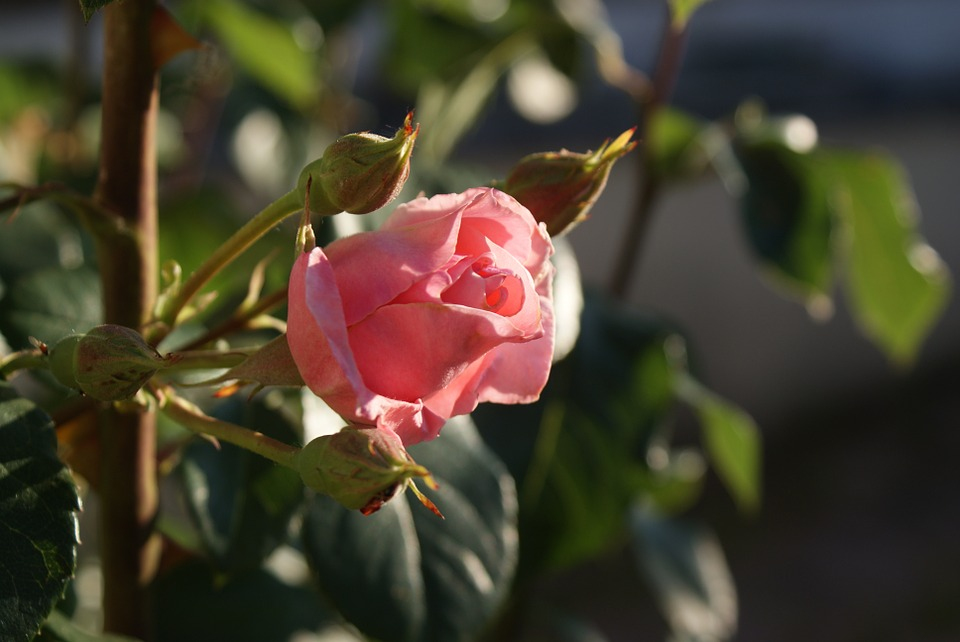
%> input picture photomontage/src/Images/rose.jpg, 960 x 642 px
$ octave exercice_2.m   (GNU Octave 9; MATLAB toolbox functions it lacks are replaced by stand-ins)
%> lines starting %> are read from the running program, lines starting %| are printed output that depends on the picture
clear;
close all;
clc;

taille_ecran = get(0,'ScreenSize');
L = taille_ecran(3);
H = taille_ecran(4);

% Lecture de l'image de base
I = imread('Images/rose.jpg');
%> I is the input picture: size 642x960x3 uint8; mean R, G, B 71.4, 63.5, 45.8

% 1. Initialisation de la source s et de la cible c au format LAB
s = rgb2lab(I);
%> s: size 642x960x3 double; mean of channels 1, 2, 3 26.9, 0.3, 11.9
c = s;
% Annulation des canaux chromatiques de c pour la rendre en niveaux de gris
c(:,:,2) = 0;
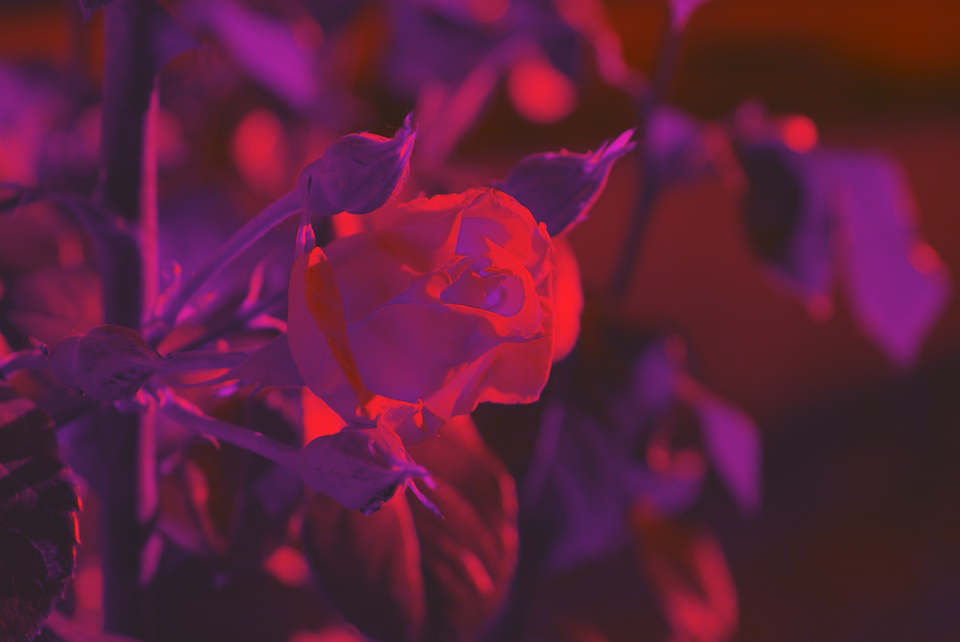
%> c: size 642x960x3 double; mean R, G, B 26.9, 0, 11.9; drawn with min black and max white
c(:,:,3) = 0;
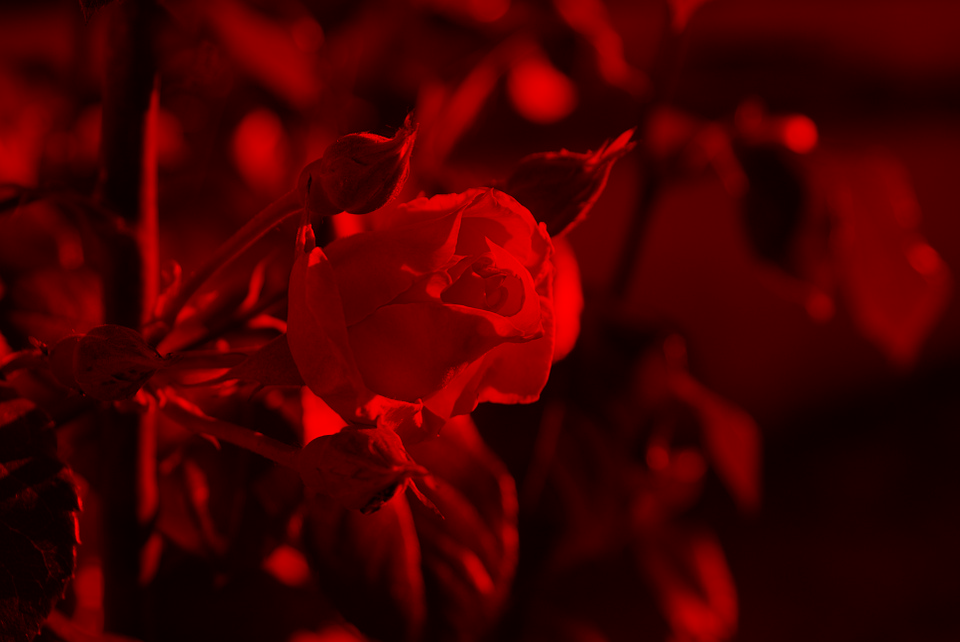
%> c: size 642x960x3 double; mean R, G, B 26.9, 0, 0; drawn with min black and max white

% Affichage de l'image source (reconvertie en RGB pour l'affichage)
figure('Name','Décoloration partielle','Position',[0.1*L,0.1*H,0.9*L,0.7*H]);
subplot(1,2,1);
imagesc(lab2rgb(s));
axis image off;
title('Image originale','FontSize',20);
hold on;

% 2. Sélection du polygone p
disp('Détourez grossièrement la rose (double-clic pour valider)');
%> (the run ends here)

$ run again, with photomontage/src/Images/randonneur.jpg copied over photomontage/src/Images/rose.jpg
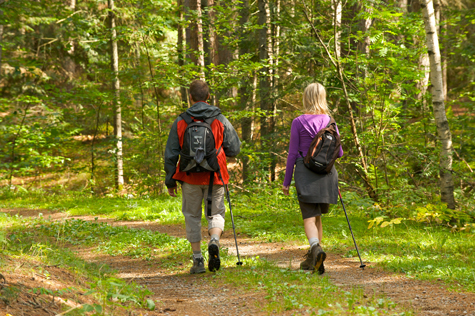
%> input picture photomontage/src/Images/randonneur.jpg, 475 x 316 px
%> I is the input picture: size 316x475x3 uint8; mean R, G, B 124.8, 121.4, 44.4
%> s: size 316x475x3 double; mean of channels 1, 2, 3 49.6, -8.2, 39
%> `c(:,:,2) = 0;`:
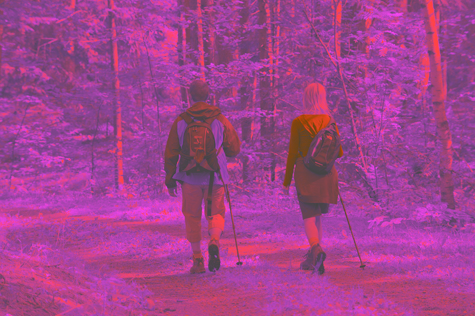
%> c: size 316x475x3 double; mean R, G, B 49.6, 0, 39; drawn with min black and max white
%> `c(:,:,3) = 0;`:
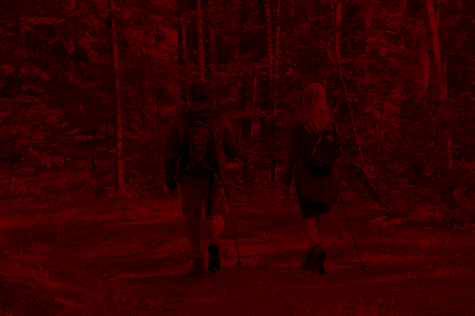
%> c: size 316x475x3 double; mean R, G, B 49.6, 0, 0
